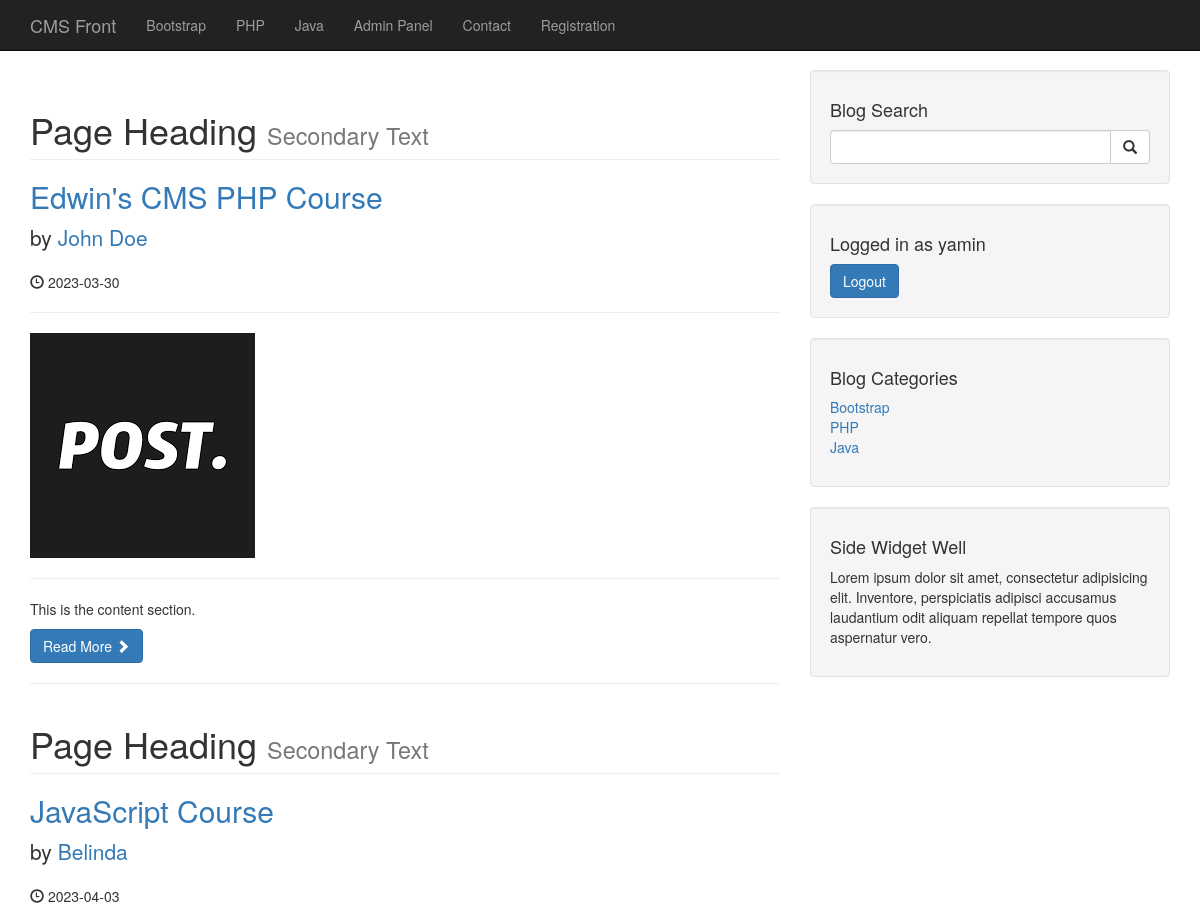
The page /cms/index.php?page=1 (signed in, upper part) on the database as committed earlier.
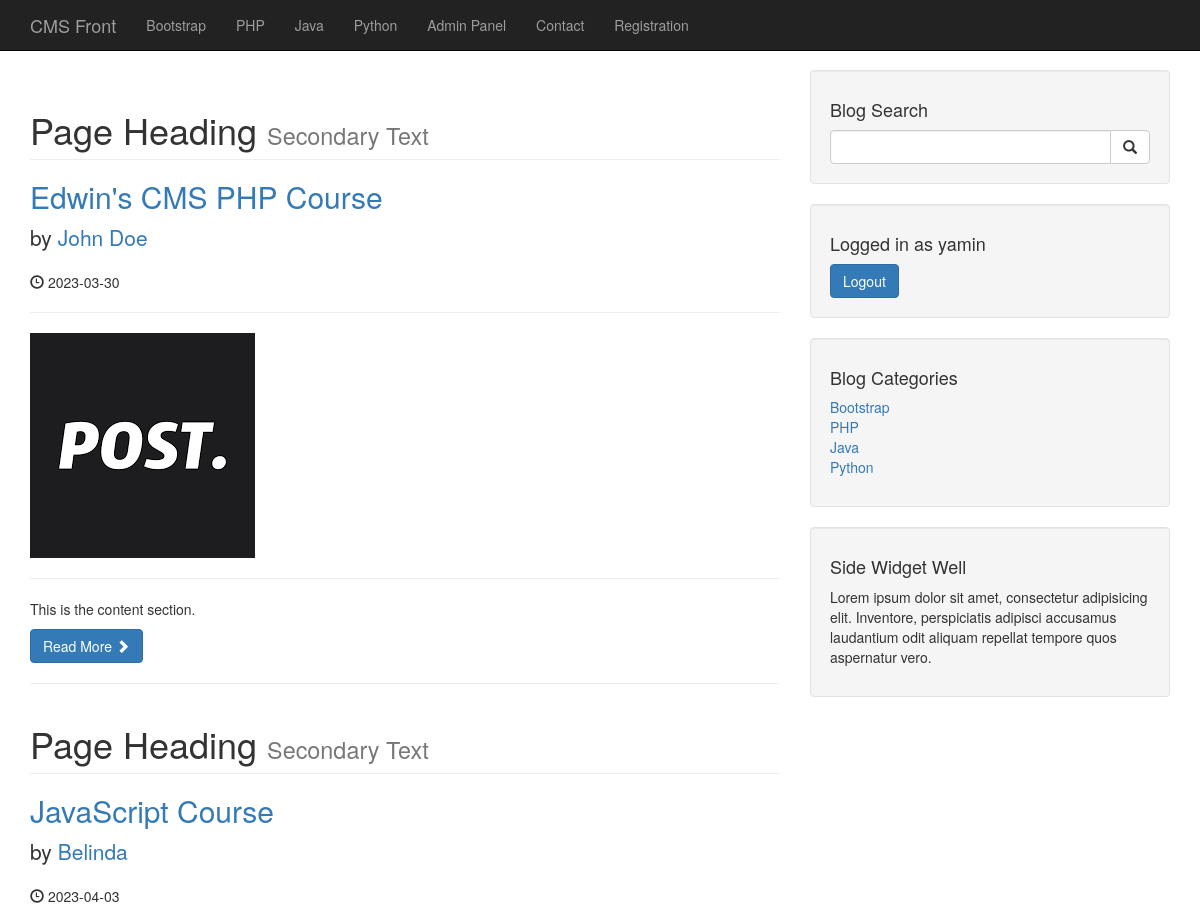
The same page on the database as committed later.
### tables this page shows
CREATE TABLE `category` (
  `cat_id` int(3) NOT NULL,
  `cat_title` varchar(32) NOT NULL
);

CREATE TABLE `posts` (
  `id` int(3) NOT NULL,
  `category_id` int(3) NOT NULL,
  `post_title` varchar(255) NOT NULL,
  `post_author` varchar(255) NOT NULL,
  `post_user` varchar(255) NOT NULL,
  `post_date` date NOT NULL,
  `post_image` text NOT NULL,
  `post_content` text NOT NULL,
  `post_tags` varchar(255) NOT NULL,
  `post_comment_count` int(11) NOT NULL,
  `post_status` varchar(255) NOT NULL DEFAULT 'draft',
  `post_views_count` int(100) NOT NULL
);

### cms/index.php (the view, shortened to what the changed rows need)
<?php
    include "includes/header.php";
?>
    <?php
        include "includes/navigation.php";
        include "./admin/functions.php";
    ?>
    <div class="container">
        <div class="row">
            <div class="col-md-8">
                <?php
                    if(isset($_GET["page"])){
                        $page = $_GET["page"];
                    }else{
                        $page = "";
                    }
                    if($page==0 || $page==1){
                        $page_1=0;
                    }else{
                        $page_1=($page*5)-5;
                    }
                    if(isset($_SESSION["user_role"]) && $_SESSION["user_role"]=="admin"){
                        $query = "SELECT * FROM posts LIMIT $page_1,5";
                    }else{
                        $query = "SELECT * FROM posts WHERE post_status='Published' LIMIT $page_1,5";
                    }
                    $result = mysqli_query($connection, $query);
                    while($row = mysqli_fetch_assoc($result)){
                        $post_id=$row["id"];
                        $post_title = $row["post_title"];
                        $post_author = $row["post_author"];
                        $post_date = $row["post_date"];
                        $post_image = $row["post_image"];
                        $post_content = substr($row["post_content"],0,100);
                        ?>
                        <h1 class="page-header">
                            Page Heading
                            <small>Secondary Text</small>
                        </h1>
                        <h2>
                            <a href="post.php?p_id=<?php echo $post_id ?>"><?php echo $post_title ?></a>
                        </h2>
                        <p class="lead">
                        by <a href="author_posts.php?author=<?php echo $post_author ?>&p_id=<?php echo $post_id ?>"><?php echo $post_author ?></a>
                        </p>
                        <p><span class="glyphicon glyphicon-time"></span> <?php echo $post_date ?> </p>
                        <hr>
                        <a href="post.php?p_id=<?php echo $post_id ?>">
                            <img class="img-responsive" src="images/<?php echo $post_image ?>" alt="">
                        </a>
                        <hr>
                        <p><?php echo $post_content ?></p>
                        <a class="btn btn-primary" href="post.php?p_id=<?php echo $post_id ?>">Read More <span class="glyphicon glyphicon-chevron-right"></span></a>
                        <hr>
                    <?php
                    }
                    ?>
            </div>
            <?php
                include "includes/sidebar.php";
            ?>
        </div>
<?php
    include "includes/footer.php";
?>

### cms/includes/navigation.php (shortened to what the changed rows need)
<?php
    include "db.php";
?>
<nav class="navbar navbar-inverse navbar-fixed-top" role="navigation">
        <div class="container">
            <div class="collapse navbar-collapse" id="bs-example-navbar-collapse-1">
                <ul class="nav navbar-nav">
                    <?php
                        $query = "SELECT * FROM category";
                        $result = mysqli_query($connection, $query);
                        while($row = mysqli_fetch_assoc($result)){
                            $category_class = "";
                            $cat_id = $row["cat_id"];
                            $category_title = $row["cat_title"];
                            echo "<li class='$category_class'> <a href='category.php?category=$cat_id'> {$category_title} </a> </li>";
                        }
                    ?>
                </ul>
            </div>
        </div>
    </nav>

### cms/includes/sidebar.php (shortened to what the changed rows need)
<?php
    include "db.php";
?>
<div class="col-md-4">
                <?php
                        $query = "SELECT * FROM category";
                        $result_category = mysqli_query($connection, $query);
                    ?>
                <div class="well">
                    <div class="row">
                        <div class="col-lg-12">
                            <ul class="list-unstyled">
                                <?php
                                    while($row = mysqli_fetch_assoc($result_category)){
                                        $category_title = $row["cat_title"];
                                        $category_id = $row["cat_id"];
                                        echo "<li> <a href='category.php?category=$category_id'> {$category_title} </a> </li>";
                                    }
                                ?>
                            </ul>
                        </div>
                    </div>
                </div>
            </div>

Rows that differ between the two databases and show on the page:
added category: cat_title "Python"
